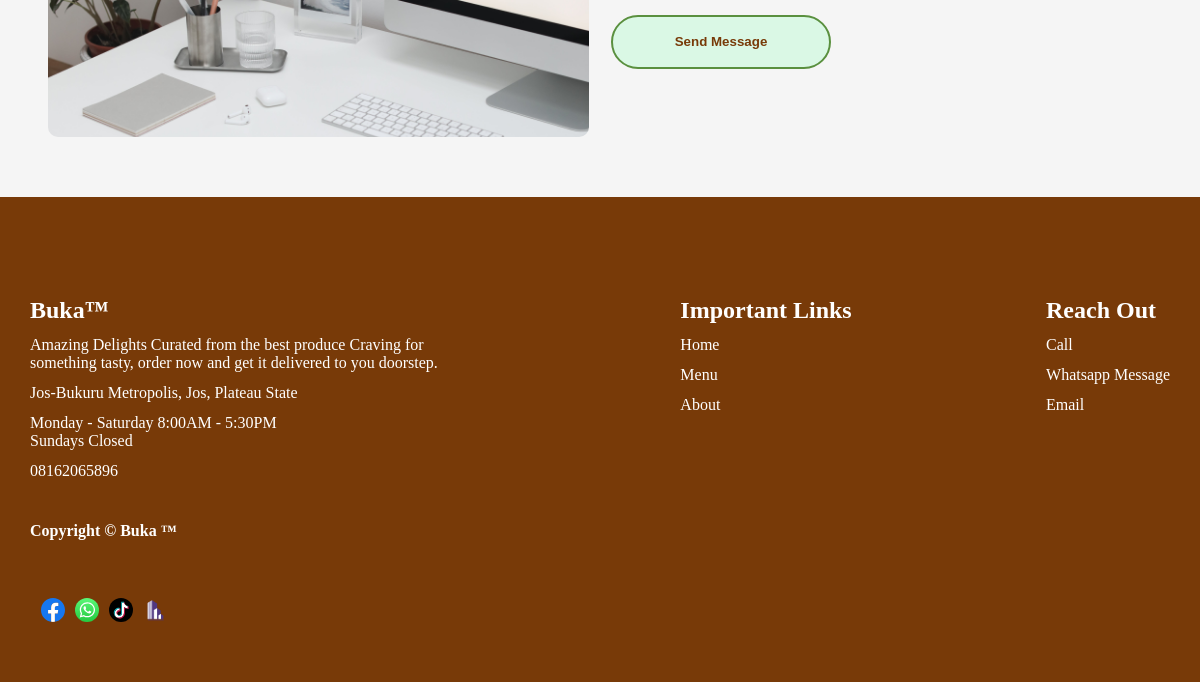
Before: / (lower part) with the older database file.
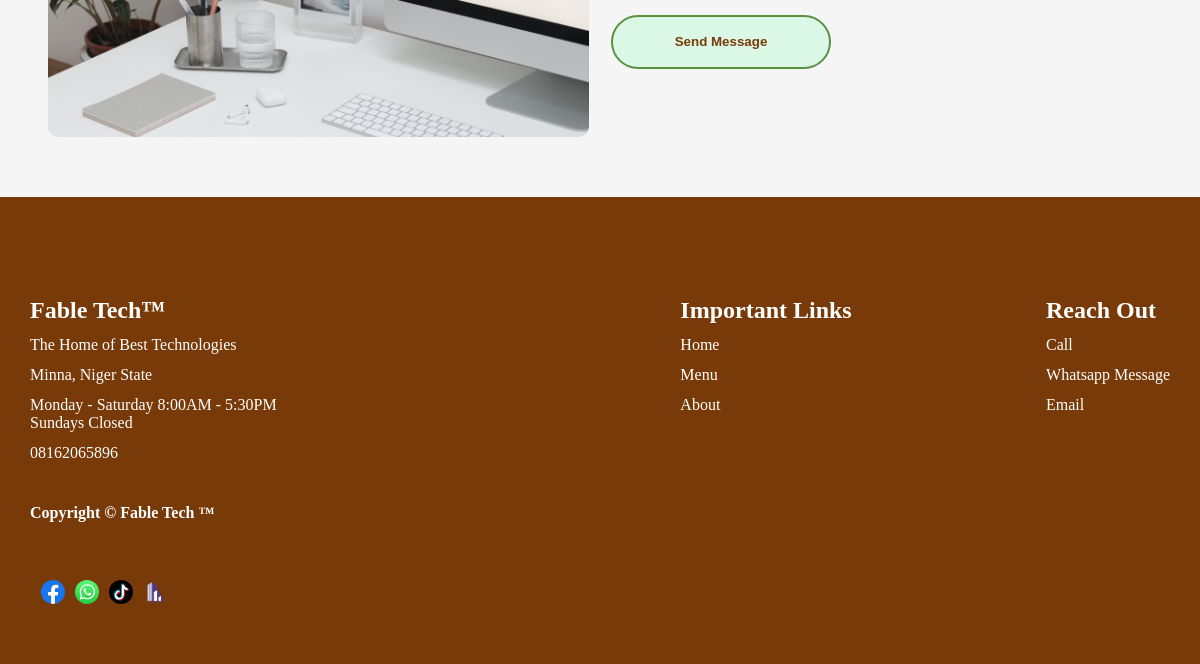
After: the same page with the newer database file.
### webcms/models.py (models this page shows, shortened)
class WebDetails (models.Model):
    name_of_business = models.CharField(max_length=33)
    phone_of_business = models.CharField(max_length=11)
    address_of_business = models.CharField(max_length=100)
    phrase_of_business = models.CharField(max_length=500)
    email_of_business = models.CharField(max_length=33)
    maplink = models.CharField(max_length=3000, blank=True)

### webcms/views.py (the view)
# urls.py: path('', views.index, name="index"),
def index(request):
    business = WebDetails.objects.get(id=1)
    context = {
        "business": business
    }
    return render(request, "webcms/pages/index.html", context)

### webcms/templates/webcms/pages/index.html (shortened to what this page needs)
{% extends "webcms/base.html" %}
{% load static %}
{% block content %}
    <div class="section">
        <div class="contact-container">
            <div class="contact-items ctext">
            </div>
            <div class="contact-items">
                <form action="#" method="POST">
                    <button>Send Message</button>
                </form>
            </div>
        </div>
    </div>
{% endblock %}

### webcms/templates/webcms/base.html (shortened to what this page needs)
{% load static %}
<!DOCTYPE html>
<html lang="en">
<head>
    <link type="text/css" href="{% static 'styles/style.css' %}" rel="stylesheet" />
    <link type="text/css" href="{% static 'styles/shop.css' %}" rel="stylesheet" />
    <link type="text/css" href="{% static 'styles/about.css' %}" rel="stylesheet" />
</head>
<body>
    <div id="main">
        {% block content %}{% endblock %}
    </div>
    <div class="footer">
        <div class="footer-wrap">
            <div class="footer-text-container">
                <ul class="footer-first-child">
                    <li class="footer-heading">{{ business.name_of_business }}&#8482;</li>
                    <li>{{ business.phrase_of_business }}</li>
                    <li>{{ business.address_of_business }}</li>
                    <li>Monday - Saturday 8:00AM - 5:30PM <br/>Sundays Closed</li>
                    <li><a href="tel:{{ business.phone_of_business }}" >{{ business.phone_of_business }}</a></li>
                </ul>
                <ul>
                    <li class="footer-heading">Important Links</li>
                    <a href="{% url 'website:index' %}"><li>Home</li></a>
                    <a href="{% url 'website:menu' %}"><li>Menu</li></a>
                    <a href="{% url 'website:about' %}"><li>About</li></a>
                </ul>
                <ul>
                    <li class="footer-heading">Reach Out</li>
                    <a href="index.html"><li>Call</li></a>
                    <a href="pages/about.html"><li>Whatsapp Message</li></a>
                    <a href="pages/services.html"><li>Email</li></a>
                </ul>
            </div>
            <div class="copyright">
                <h4>Copyright © {{ business.name_of_business }} &#8482;</h4>
                <div class="social-media">
                    <div class="contact-icon">
                        <img src="{% static 'img/social media/fb-01.svg' %}"/>
                    </div>
                    <div class="contact-icon">
                        <img src="{% static 'img/social media/whatsapp-01.svg' %}"/>
                    </div>
                    <div class="contact-icon">
                        <img src="{% static 'img/social media/tiktok-01.svg' %}"/>
                    </div>
                    <div class="contact-icon">
                        <img src="{% static 'img/estate-01.png' %}"/>
                    </div>
                </div>
            </div>
        </div>
    </div>
</body>
</html>

### static/styles/style.css (style rules this page uses)
html, body { margin: 0; padding: 0; box-sizing: border-box; font-family: Cambria, Cochin, Georgia, Times, 'Times New Roman', serif; }
body { background-color: whitesmoke; }
a { text-decoration: none; }
:root { --pry-color: #e57b26; --contrast-color: #5a903f; --light: #daf8e5; --dark: #783a08; --radius: 10px; }
button { width: 220px; height: 54px; font-weight: bolder; border: 2px solid var(--contrast-color); cursor: pointer; border-radius: 30px; color: var(--dark); background-color: var(--light); }
#main { width: 92%; margin: auto; }
.section { margin: 60px auto; box-sizing: border-box; }
.contact-container { display: flex; flex-direction: column; justify-content: space-between; }
.contact-items { height: 450px; margin-bottom: 30px; }
@media screen and (min-width: 760px) { .contact-container { flex-direction: row; height: 450px; } }
@media screen and (min-width: 760px) { .contact-items { width: 49%; } }
.ctext { border-radius: var(--radius); background-image: url("../img/talk.jpg"); background-size: cover; background-repeat: no-repeat; color: white; padding: 120px 0 0px 30px; box-sizing: border-box; }
form { width: 100%; }
.footer { width: auto; padding-top: 100px; background-color: var(--dark); color: white; }
.footer-wrap { width: 95%; margin: auto; }
ul { margin: 0; padding: 0; text-decoration: none; }
li { text-decoration: none; }
.footer-text-container { width: 100%; display: flex; flex-direction: column; justify-content: space-between; }
@media screen and (min-width: 760px) { .footer-text-container { flex-direction: row; } }
@media screen and (min-width: 760px) { .footer-first-child { width: 40%; } }
.footer-text-container ul li { text-decoration: none; list-style-type: none; margin-bottom: 12px; cursor: pointer; }
.footer-text-container ul { margin-bottom: 30px; }
.footer-text-container ul a { color: white; }
.footer-heading { font-size: 24px; font-weight: bold; }
.social-media { width: fit-content; display: flex; justify-content: space-between; margin-left: 11px; }
.contact-icon { width: 24px; height: 24px; margin-right: 10px; }
.contact-icon img { width: 100%; height:100%; }
.copyright { display: flex; justify-content: space-between; height: 100px; flex-direction: column; padding-bottom: 60px; }
.copyright h4 { margin: 0; }

Changed rows visible on the page:
changed WebDetails: name_of_business "Buka" → "Fable Tech"; phrase_of_business "Amazing Delights Curated from the best produce Craving for something tasty, order now and get it delivered to you doorstep." → "The Home of Best Technologies"; address_of_business "Jos-Bukuru Metropolis, Jos, Plateau State" → "Minna, Niger State"
